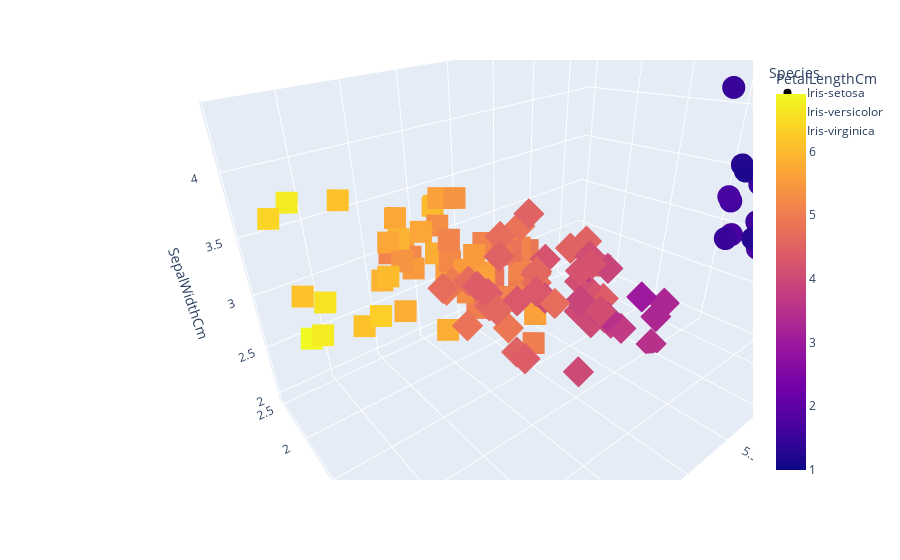

Write notebook code for a chart like this one.
### Markdown cell above
We want to try seeing it in 4D as well.

### Code cell
df = data.copy()
fig = px.scatter_3d(df, x='SepalLengthCm', y='SepalWidthCm', z='PetalWidthCm',
              color='PetalLengthCm', symbol='Species')
fig.show()

### Figure 1 — Plotly figure (JSON) as saved in the notebook; plotly's stock layout.template omitted (floating-point values rounded to 4 significant figures)
{"data": [{"hovertemplate": "Species=Iris-setosa<br>SepalLengthCm=%{x}<br>SepalWidthCm=%{y}<br>PetalWidthCm=%{z}<br>PetalLengthCm=%{marker.color}<extra></extra>", "legendgroup": "Iris-setosa", "marker": {"color": [1.4, 1.4, 1.3, 1.5, 1.4, 1.7, 1.4, 1.5, 1.4, 1.5, 1.5, 1.6, 1.4, 1.1, 1.2, 1.5, 1.3, 1.4, 1.7, 1.5, 1.7, 1.5, 1, 1.7, 1.9, 1.6, 1.6, 1.5, 1.4, 1.6, 1.6, 1.5, 1.5, 1.4, 1.5, 1.2, 1.3, 1.5, 1.3, 1.5, 1.3, 1.3, 1.3, 1.6, 1.9, 1.4, 1.6, 1.4, 1.5, 1.4], "coloraxis": "coloraxis", "symbol": "circle"}, "mode": "markers", "name": "Iris-setosa", "scene": "scene", "showlegend": true, "type": "scatter3d", "x": [5.1, 4.9, 4.7, 4.6, 5, 5.4, 4.6, 5, 4.4, 4.9, 5.4, 4.8, 4.8, 4.3, 5.8, 5.7, 5.4, 5.1, 5.7, 5.1, 5.4, 5.1, 4.6, 5.1, 4.8, 5, 5, 5.2, 5.2, 4.7, 4.8, 5.4, 5.2, 5.5, 4.9, 5, 5.5, 4.9, 4.4, 5.1, 5, 4.5, 4.4, 5, 5.1, 4.8, 5.1, 4.6, 5.3, 5], "y": [3.5, 3, 3.2, 3.1, 3.6, 3.9, 3.4, 3.4, 2.9, 3.1, 3.7, 3.4, 3, 3, 4, 4.4, 3.9, 3.5, 3.8, 3.8, 3.4, 3.7, 3.6, 3.3, 3.4, 3, 3.4, 3.5, 3.4, 3.2, 3.1, 3.4, 4.1, 4.2, 3.1, 3.2, 3.5, 3.1, 3, 3.4, 3.5, 2.3, 3.2, 3.5, 3.8, 3, 3.8, 3.2, 3.7, 3.3], "z": [0.2, 0.2, 0.2, 0.2, 0.2, 0.4, 0.3, 0.2, 0.2, 0.1, 0.2, 0.2, 0.1, 0.1, 0.2, 0.4, 0.4, 0.3, 0.3, 0.3, 0.2, 0.4, 0.2, 0.5, 0.2, 0.2, 0.4, 0.2, 0.2, 0.2, 0.2, 0.4, 0.1, 0.2, 0.1, 0.2, 0.2, 0.1, 0.2, 0.2, 0.3, 0.3, 0.2, 0.6, 0.4, 0.3, 0.2, 0.2, 0.2, 0.2]}, {"hovertemplate": "Species=Iris-versicolor<br>SepalLengthCm=%{x}<br>SepalWidthCm=%{y}<br>PetalWidthCm=%{z}<br>PetalLengthCm=%{marker.color}<extra></extra>", "legendgroup": "Iris-versicolor", "marker": {"color": [4.7, 4.5, 4.9, 4, 4.6, 4.5, 4.7, 3.3, 4.6, 3.9, 3.5, 4.2, 4, 4.7, 3.6, 4.4, 4.5, 4.1, 4.5, 3.9, 4.8, 4, 4.9, 4.7, 4.3, 4.4, 4.8, 5, 4.5, 3.5, 3.8, 3.7, 3.9, 5.1, 4.5, 4.5, 4.7, 4.4, 4.1, 4, 4.4, 4.6, 4, 3.3, 4.2, 4.2, 4.2, 4.3, 3, 4.1], "coloraxis": "coloraxis", "symbol": "diamond"}, "mode": "markers", "name": "Iris-versicolor", "scene": "scene", "showlegend": true, "type": "scatter3d", "x": [7, 6.4, 6.9, 5.5, 6.5, 5.7, 6.3, 4.9, 6.6, 5.2, 5, 5.9, 6, 6.1, 5.6, 6.7, 5.6, 5.8, 6.2, 5.6, 5.9, 6.1, 6.3, 6.1, 6.4, 6.6, 6.8, 6.7, 6, 5.7, 5.5, 5.5, 5.8, 6, 5.4, 6, 6.7, 6.3, 5.6, 5.5, 5.5, 6.1, 5.8, 5, 5.6, 5.7, 5.7, 6.2, 5.1, 5.7], "y": [3.2, 3.2, 3.1, 2.3, 2.8, 2.8, 3.3, 2.4, 2.9, 2.7, 2, 3, 2.2, 2.9, 2.9, 3.1, 3, 2.7, 2.2, 2.5, 3.2, 2.8, 2.5, 2.8, 2.9, 3, 2.8, 3, 2.9, 2.6, 2.4, 2.4, 2.7, 2.7, 3, 3.4, 3.1, 2.3, 3, 2.5, 2.6, 3, 2.6, 2.3, 2.7, 3, 2.9, 2.9, 2.5, 2.8], "z": [1.4, 1.5, 1.5, 1.3, 1.5, 1.3, 1.6, 1, 1.3, 1.4, 1, 1.5, 1, 1.4, 1.3, 1.4, 1.5, 1, 1.5, 1.1, 1.8, 1.3, 1.5, 1.2, 1.3, 1.4, 1.4, 1.7, 1.5, 1, 1.1, 1, 1.2, 1.6, 1.5, 1.6, 1.5, 1.3, 1.3, 1.3, 1.2, 1.4, 1.2, 1, 1.3, 1.2, 1.3, 1.3, 1.1, 1.3]}, {"hovertemplate": "Species=Iris-virginica<br>SepalLengthCm=%{x}<br>SepalWidthCm=%{y}<br>PetalWidthCm=%{z}<br>PetalLengthCm=%{marker.color}<extra></extra>", "legendgroup": "Iris-virginica", "marker": {"color": [6, 5.1, 5.9, 5.6, 5.8, 6.6, 4.5, 6.3, 5.8, 6.1, 5.1, 5.3, 5.5, 5, 5.1, 5.3, 5.5, 6.7, 6.9, 5, 5.7, 4.9, 6.7, 4.9, 5.7, 6, 4.8, 4.9, 5.6, 5.8, 6.1, 6.4, 5.6, 5.1, 5.6, 6.1, 5.6, 5.5, 4.8, 5.4, 5.6, 5.1, 5.1, 5.9, 5.7, 5.2, 5, 5.2, 5.4, 5.1], "coloraxis": "coloraxis", "symbol": "square"}, "mode": "markers", "name": "Iris-virginica", "scene": "scene", "showlegend": true, "type": "scatter3d", "x": [6.3, 5.8, 7.1, 6.3, 6.5, 7.6, 4.9, 7.3, 6.7, 7.2, 6.5, 6.4, 6.8, 5.7, 5.8, 6.4, 6.5, 7.7, 7.7, 6, 6.9, 5.6, 7.7, 6.3, 6.7, 7.2, 6.2, 6.1, 6.4, 7.2, 7.4, 7.9, 6.4, 6.3, 6.1, 7.7, 6.3, 6.4, 6, 6.9, 6.7, 6.9, 5.8, 6.8, 6.7, 6.7, 6.3, 6.5, 6.2, 5.9], "y": [3.3, 2.7, 3, 2.9, 3, 3, 2.5, 2.9, 2.5, 3.6, 3.2, 2.7, 3, 2.5, 2.8, 3.2, 3, 3.8, 2.6, 2.2, 3.2, 2.8, 2.8, 2.7, 3.3, 3.2, 2.8, 3, 2.8, 3, 2.8, 3.8, 2.8, 2.8, 2.6, 3, 3.4, 3.1, 3, 3.1, 3.1, 3.1, 2.7, 3.2, 3.3, 3, 2.5, 3, 3.4, 3], "z": [2.5, 1.9, 2.1, 1.8, 2.2, 2.1, 1.7, 1.8, 1.8, 2.5, 2, 1.9, 2.1, 2, 2.4, 2.3, 1.8, 2.2, 2.3, 1.5, 2.3, 2, 2, 1.8, 2.1, 1.8, 1.8, 1.8, 2.1, 1.6, 1.9, 2, 2.2, 1.5, 1.4, 2.3, 2.4, 1.8, 1.8, 2.1, 2.4, 2.3, 1.9, 2.3, 2.5, 2.3, 1.9, 2, 2.3, 1.8]}], "layout": {"autosize": true, "coloraxis": {"colorbar": {"title": {"text": "PetalLengthCm"}}, "colorscale": [[0, "#0d0887"], [0.1111, "#46039f"], [0.2222, "#7201a8"], [0.3333, "#9c179e"], [0.4444, "#bd3786"], [0.5556, "#d8576b"], [0.6667, "#ed7953"], [0.7778, "#fb9f3a"], [0.8889, "#fdca26"], [1, "#f0f921"]]}, "legend": {"title": {"text": "Species"}, "tracegroupgap": 0}, "margin": {"t": 60}, "scene": {"aspectmode": "auto", "aspectratio": {"x": 1.31, "y": 0.8736, "z": 0.8736}, "camera": {"center": {"x": 0.5324, "y": 0.235, "z": -0.2227}, "eye": {"x": 0.8911, "y": 0.6055, "z": -0.8107}, "projection": {"type": "perspective"}, "up": {"x": -0.3218, "y": 0.8772, "z": 0.3564}}, "domain": {"x": [0, 1], "y": [0, 1]}, "xaxis": {"title": {"text": "SepalLengthCm"}, "type": "linear"}, "yaxis": {"title": {"text": "SepalWidthCm"}, "type": "linear"}, "zaxis": {"title": {"text": "PetalWidthCm"}, "type": "linear"}}}}
